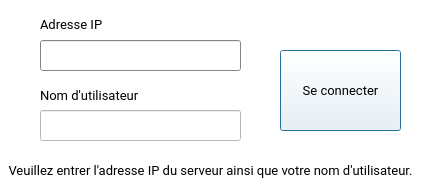
<?xml version="1.0" encoding="UTF-8"?>
<ui version="4.0">
 <class>DialogConnexion</class>
 <widget class="QDialog" name="DialogConnexion">
  <property name="enabled">
   <bool>true</bool>
  </property>
  <property name="geometry">
   <rect>
    <x>0</x>
    <y>0</y>
    <width>422</width>
    <height>191</height>
   </rect>
  </property>
  <property name="sizePolicy">
   <sizepolicy hsizetype="Fixed" vsizetype="Fixed">
    <horstretch>0</horstretch>
    <verstretch>0</verstretch>
   </sizepolicy>
  </property>
  <property name="minimumSize">
   <size>
    <width>422</width>
    <height>191</height>
   </size>
  </property>
  <property name="maximumSize">
   <size>
    <width>422</width>
    <height>191</height>
   </size>
  </property>
  <property name="palette">
   <palette>
    <active>
     <colorrole role="WindowText">
      <brush brushstyle="SolidPattern">
       <color alpha="255">
        <red>0</red>
        <green>0</green>
        <blue>0</blue>
       </color>
      </brush>
     </colorrole>
     <colorrole role="Button">
      <brush brushstyle="SolidPattern">
       <color alpha="255">
        <red>255</red>
        <green>255</green>
        <blue>255</blue>
       </color>
      </brush>
     </colorrole>
     <colorrole role="Light">
      <brush brushstyle="SolidPattern">
       <color alpha="255">
        <red>255</red>
        <green>255</green>
        <blue>255</blue>
       </color>
      </brush>
     </colorrole>
     <colorrole role="Midlight">
      <brush brushstyle="SolidPattern">
       <color alpha="255">
        <red>255</red>
        <green>255</green>
        <blue>255</blue>
       </color>
      </brush>
     </colorrole>
     <colorrole role="Dark">
      <brush brushstyle="SolidPattern">
       <color alpha="255">
        <red>127</red>
        <green>127</green>
        <blue>127</blue>
       </color>
      </brush>
     </colorrole>
     <colorrole role="Mid">
      <brush brushstyle="SolidPattern">
       <color alpha="255">
        <red>170</red>
        <green>170</green>
        <blue>170</blue>
       </color>
      </brush>
     </colorrole>
     <colorrole role="Text">
      <brush brushstyle="SolidPattern">
       <color alpha="255">
        <red>0</red>
        <green>0</green>
        <blue>0</blue>
       </color>
      </brush>
     </colorrole>
     <colorrole role="BrightText">
      <brush brushstyle="SolidPattern">
       <color alpha="255">
        <red>255</red>
        <green>255</green>
        <blue>255</blue>
       </color>
      </brush>
     </colorrole>
     <colorrole role="ButtonText">
      <brush brushstyle="SolidPattern">
       <color alpha="255">
        <red>0</red>
        <green>0</green>
        <blue>0</blue>
       </color>
      </brush>
     </colorrole>
     <colorrole role="Base">
      <brush brushstyle="SolidPattern">
       <color alpha="255">
        <red>255</red>
        <green>255</green>
        <blue>255</blue>
       </color>
      </brush>
     </colorrole>
     <colorrole role="Window">
      <brush brushstyle="SolidPattern">
       <color alpha="255">
        <red>255</red>
        <green>255</green>
        <blue>255</blue>
       </color>
      </brush>
     </colorrole>
     <colorrole role="Shadow">
      <brush brushstyle="SolidPattern">
       <color alpha="255">
        <red>0</red>
        <green>0</green>
        <blue>0</blue>
       </color>
      </brush>
     </colorrole>
     <colorrole role="AlternateBase">
      <brush brushstyle="SolidPattern">
       <color alpha="255">
        <red>255</red>
        <green>255</green>
        <blue>255</blue>
       </color>
      </brush>
     </colorrole>
     <colorrole role="ToolTipBase">
      <brush brushstyle="SolidPattern">
       <color alpha="255">
        <red>255</red>
        <green>255</green>
        <blue>220</blue>
       </color>
      </brush>
     </colorrole>
     <colorrole role="ToolTipText">
      <brush brushstyle="SolidPattern">
       <color alpha="255">
        <red>0</red>
        <green>0</green>
        <blue>0</blue>
       </color>
      </brush>
     </colorrole>
     <colorrole role="PlaceholderText">
      <brush brushstyle="SolidPattern">
       <color alpha="128">
        <red>0</red>
        <green>0</green>
        <blue>0</blue>
       </color>
      </brush>
     </colorrole>
    </active>
    <inactive>
     <colorrole role="WindowText">
      <brush brushstyle="SolidPattern">
       <color alpha="255">
        <red>0</red>
        <green>0</green>
        <blue>0</blue>
       </color>
      </brush>
     </colorrole>
     <colorrole role="Button">
      <brush brushstyle="SolidPattern">
       <color alpha="255">
        <red>255</red>
        <green>255</green>
        <blue>255</blue>
       </color>
      </brush>
     </colorrole>
     <colorrole role="Light">
      <brush brushstyle="SolidPattern">
       <color alpha="255">
        <red>255</red>
        <green>255</green>
        <blue>255</blue>
       </color>
      </brush>
     </colorrole>
     <colorrole role="Midlight">
      <brush brushstyle="SolidPattern">
       <color alpha="255">
        <red>255</red>
        <green>255</green>
        <blue>255</blue>
       </color>
      </brush>
     </colorrole>
     <colorrole role="Dark">
      <brush brushstyle="SolidPattern">
       <color alpha="255">
        <red>127</red>
        <green>127</green>
        <blue>127</blue>
       </color>
      </brush>
     </colorrole>
     <colorrole role="Mid">
      <brush brushstyle="SolidPattern">
       <color alpha="255">
        <red>170</red>
        <green>170</green>
        <blue>170</blue>
       </color>
      </brush>
     </colorrole>
     <colorrole role="Text">
      <brush brushstyle="SolidPattern">
       <color alpha="255">
        <red>0</red>
        <green>0</green>
        <blue>0</blue>
       </color>
      </brush>
     </colorrole>
     <colorrole role="BrightText">
      <brush brushstyle="SolidPattern">
       <color alpha="255">
        <red>255</red>
        <green>255</green>
        <blue>255</blue>
       </color>
      </brush>
     </colorrole>
     <colorrole role="ButtonText">
      <brush brushstyle="SolidPattern">
       <color alpha="255">
        <red>0</red>
        <green>0</green>
        <blue>0</blue>
       </color>
      </brush>
     </colorrole>
     <colorrole role="Base">
      <brush brushstyle="SolidPattern">
       <color alpha="255">
        <red>255</red>
        <green>255</green>
        <blue>255</blue>
       </color>
      </brush>
     </colorrole>
     <colorrole role="Window">
      <brush brushstyle="SolidPattern">
       <color alpha="255">
        <red>255</red>
        <green>255</green>
        <blue>255</blue>
       </color>
      </brush>
     </colorrole>
     <colorrole role="Shadow">
      <brush brushstyle="SolidPattern">
       <color alpha="255">
        <red>0</red>
        <green>0</green>
        <blue>0</blue>
       </color>
      </brush>
     </colorrole>
     <colorrole role="AlternateBase">
      <brush brushstyle="SolidPattern">
       <color alpha="255">
        <red>255</red>
        <green>255</green>
        <blue>255</blue>
       </color>
      </brush>
     </colorrole>
     <colorrole role="ToolTipBase">
      <brush brushstyle="SolidPattern">
       <color alpha="255">
        <red>255</red>
        <green>255</green>
        <blue>220</blue>
       </color>
      </brush>
     </colorrole>
     <colorrole role="ToolTipText">
      <brush brushstyle="SolidPattern">
       <color alpha="255">
        <red>0</red>
        <green>0</green>
        <blue>0</blue>
       </color>
      </brush>
     </colorrole>
     <colorrole role="PlaceholderText">
      <brush brushstyle="SolidPattern">
       <color alpha="128">
        <red>0</red>
        <green>0</green>
        <blue>0</blue>
       </color>
      </brush>
     </colorrole>
    </inactive>
    <disabled>
     <colorrole role="WindowText">
      <brush brushstyle="SolidPattern">
       <color alpha="255">
        <red>127</red>
        <green>127</green>
        <blue>127</blue>
       </color>
      </brush>
     </colorrole>
     <colorrole role="Button">
      <brush brushstyle="SolidPattern">
       <color alpha="255">
        <red>255</red>
        <green>255</green>
        <blue>255</blue>
       </color>
      </brush>
     </colorrole>
     <colorrole role="Light">
      <brush brushstyle="SolidPattern">
       <color alpha="255">
        <red>255</red>
        <green>255</green>
        <blue>255</blue>
       </color>
      </brush>
     </colorrole>
     <colorrole role="Midlight">
      <brush brushstyle="SolidPattern">
       <color alpha="255">
        <red>255</red>
        <green>255</green>
        <blue>255</blue>
       </color>
      </brush>
     </colorrole>
     <colorrole role="Dark">
      <brush brushstyle="SolidPattern">
       <color alpha="255">
        <red>127</red>
        <green>127</green>
        <blue>127</blue>
       </color>
      </brush>
     </colorrole>
     <colorrole role="Mid">
      <brush brushstyle="SolidPattern">
       <color alpha="255">
        <red>170</red>
        <green>170</green>
        <blue>170</blue>
       </color>
      </brush>
     </colorrole>
     <colorrole role="Text">
      <brush brushstyle="SolidPattern">
       <color alpha="255">
        <red>127</red>
        <green>127</green>
        <blue>127</blue>
       </color>
      </brush>
     </colorrole>
     <colorrole role="BrightText">
      <brush brushstyle="SolidPattern">
       <color alpha="255">
        <red>255</red>
        <green>255</green>
        <blue>255</blue>
       </color>
      </brush>
     </colorrole>
     <colorrole role="ButtonText">
      <brush brushstyle="SolidPattern">
       <color alpha="255">
        <red>127</red>
        <green>127</green>
        <blue>127</blue>
       </color>
      </brush>
     </colorrole>
     <colorrole role="Base">
      <brush brushstyle="SolidPattern">
       <color alpha="255">
        <red>255</red>
        <green>255</green>
        <blue>255</blue>
       </color>
      </brush>
     </colorrole>
     <colorrole role="Window">
      <brush brushstyle="SolidPattern">
       <color alpha="255">
        <red>255</red>
        <green>255</green>
        <blue>255</blue>
       </color>
      </brush>
     </colorrole>
     <colorrole role="Shadow">
      <brush brushstyle="SolidPattern">
       <color alpha="255">
        <red>0</red>
        <green>0</green>
        <blue>0</blue>
       </color>
      </brush>
     </colorrole>
     <colorrole role="AlternateBase">
      <brush brushstyle="SolidPattern">
       <color alpha="255">
        <red>255</red>
        <green>255</green>
        <blue>255</blue>
       </color>
      </brush>
     </colorrole>
     <colorrole role="ToolTipBase">
      <brush brushstyle="SolidPattern">
       <color alpha="255">
        <red>255</red>
        <green>255</green>
        <blue>220</blue>
       </color>
      </brush>
     </colorrole>
     <colorrole role="ToolTipText">
      <brush brushstyle="SolidPattern">
       <color alpha="255">
        <red>0</red>
        <green>0</green>
        <blue>0</blue>
       </color>
      </brush>
     </colorrole>
     <colorrole role="PlaceholderText">
      <brush brushstyle="SolidPattern">
       <color alpha="128">
        <red>0</red>
        <green>0</green>
        <blue>0</blue>
       </color>
      </brush>
     </colorrole>
    </disabled>
   </palette>
  </property>
  <property name="font">
   <font>
    <family>Roboto</family>
    <pointsize>10</pointsize>
   </font>
  </property>
  <property name="windowTitle">
   <string>Se connecter au serveur de jeu Cuiz++</string>
  </property>
  <property name="windowIcon">
   <iconset>
    <normaloff>./data/img/logo/logo.png</normaloff>./data/img/logo/logo.png</iconset>
  </property>
  <widget class="QPushButton" name="connecterBouton">
   <property name="geometry">
    <rect>
     <x>280</x>
     <y>50</y>
     <width>121</width>
     <height>81</height>
    </rect>
   </property>
   <property name="font">
    <font>
     <family>Roboto</family>
     <pointsize>10</pointsize>
     <weight>50</weight>
     <bold>false</bold>
     <stylestrategy>PreferAntialias</stylestrategy>
     <kerning>true</kerning>
    </font>
   </property>
   <property name="text">
    <string>Se connecter</string>
   </property>
   <property name="autoDefault">
    <bool>false</bool>
   </property>
   <property name="default">
    <bool>true</bool>
   </property>
  </widget>
  <widget class="QLineEdit" name="ipInput">
   <property name="geometry">
    <rect>
     <x>40</x>
     <y>40</y>
     <width>201</width>
     <height>31</height>
    </rect>
   </property>
   <property name="palette">
    <palette>
     <active>
      <colorrole role="WindowText">
       <brush brushstyle="SolidPattern">
        <color alpha="255">
         <red>0</red>
         <green>0</green>
         <blue>0</blue>
        </color>
       </brush>
      </colorrole>
      <colorrole role="Button">
       <brush brushstyle="SolidPattern">
        <color alpha="255">
         <red>185</red>
         <green>185</green>
         <blue>185</blue>
        </color>
       </brush>
      </colorrole>
      <colorrole role="Light">
       <brush brushstyle="SolidPattern">
        <color alpha="255">
         <red>255</red>
         <green>255</green>
         <blue>255</blue>
        </color>
       </brush>
      </colorrole>
      <colorrole role="Midlight">
       <brush brushstyle="SolidPattern">
        <color alpha="255">
         <red>220</red>
         <green>220</green>
         <blue>220</blue>
        </color>
       </brush>
      </colorrole>
      <colorrole role="Dark">
       <brush brushstyle="SolidPattern">
        <color alpha="255">
         <red>92</red>
         <green>92</green>
         <blue>92</blue>
        </color>
       </brush>
      </colorrole>
      <colorrole role="Mid">
       <brush brushstyle="SolidPattern">
        <color alpha="255">
         <red>123</red>
         <green>123</green>
         <blue>123</blue>
        </color>
       </brush>
      </colorrole>
      <colorrole role="Text">
       <brush brushstyle="SolidPattern">
        <color alpha="255">
         <red>0</red>
         <green>0</green>
         <blue>0</blue>
        </color>
       </brush>
      </colorrole>
      <colorrole role="BrightText">
       <brush brushstyle="SolidPattern">
        <color alpha="255">
         <red>255</red>
         <green>255</green>
         <blue>255</blue>
        </color>
       </brush>
      </colorrole>
      <colorrole role="ButtonText">
       <brush brushstyle="SolidPattern">
        <color alpha="255">
         <red>0</red>
         <green>0</green>
         <blue>0</blue>
        </color>
       </brush>
      </colorrole>
      <colorrole role="Base">
       <brush brushstyle="SolidPattern">
        <color alpha="255">
         <red>255</red>
         <green>255</green>
         <blue>255</blue>
        </color>
       </brush>
      </colorrole>
      <colorrole role="Window">
       <brush brushstyle="SolidPattern">
        <color alpha="255">
         <red>185</red>
         <green>185</green>
         <blue>185</blue>
        </color>
       </brush>
      </colorrole>
      <colorrole role="Shadow">
       <brush brushstyle="SolidPattern">
        <color alpha="255">
         <red>0</red>
         <green>0</green>
         <blue>0</blue>
        </color>
       </brush>
      </colorrole>
      <colorrole role="AlternateBase">
       <brush brushstyle="SolidPattern">
        <color alpha="255">
         <red>220</red>
         <green>220</green>
         <blue>220</blue>
        </color>
       </brush>
      </colorrole>
      <colorrole role="ToolTipBase">
       <brush brushstyle="SolidPattern">
        <color alpha="255">
         <red>255</red>
         <green>255</green>
         <blue>220</blue>
        </color>
       </brush>
      </colorrole>
      <colorrole role="ToolTipText">
       <brush brushstyle="SolidPattern">
        <color alpha="255">
         <red>0</red>
         <green>0</green>
         <blue>0</blue>
        </color>
       </brush>
      </colorrole>
      <colorrole role="PlaceholderText">
       <brush brushstyle="SolidPattern">
        <color alpha="128">
         <red>0</red>
         <green>0</green>
         <blue>0</blue>
        </color>
       </brush>
      </colorrole>
     </active>
     <inactive>
      <colorrole role="WindowText">
       <brush brushstyle="SolidPattern">
        <color alpha="255">
         <red>0</red>
         <green>0</green>
         <blue>0</blue>
        </color>
       </brush>
      </colorrole>
      <colorrole role="Button">
       <brush brushstyle="SolidPattern">
        <color alpha="255">
         <red>185</red>
         <green>185</green>
         <blue>185</blue>
        </color>
       </brush>
      </colorrole>
      <colorrole role="Light">
       <brush brushstyle="SolidPattern">
        <color alpha="255">
         <red>255</red>
         <green>255</green>
         <blue>255</blue>
        </color>
       </brush>
      </colorrole>
      <colorrole role="Midlight">
       <brush brushstyle="SolidPattern">
        <color alpha="255">
         <red>220</red>
         <green>220</green>
         <blue>220</blue>
        </color>
       </brush>
      </colorrole>
      <colorrole role="Dark">
       <brush brushstyle="SolidPattern">
        <color alpha="255">
         <red>92</red>
         <green>92</green>
         <blue>92</blue>
        </color>
       </brush>
      </colorrole>
      <colorrole role="Mid">
       <brush brushstyle="SolidPattern">
        <color alpha="255">
         <red>123</red>
         <green>123</green>
         <blue>123</blue>
        </color>
       </brush>
      </colorrole>
      <colorrole role="Text">
       <brush brushstyle="SolidPattern">
        <color alpha="255">
         <red>0</red>
         <green>0</green>
         <blue>0</blue>
        </color>
       </brush>
      </colorrole>
      <colorrole role="BrightText">
       <brush brushstyle="SolidPattern">
        <color alpha="255">
         <red>255</red>
         <green>255</green>
         <blue>255</blue>
        </color>
       </brush>
      </colorrole>
      <colorrole role="ButtonText">
       <brush brushstyle="SolidPattern">
        <color alpha="255">
         <red>0</red>
         <green>0</green>
         <blue>0</blue>
        </color>
       </brush>
      </colorrole>
      <colorrole role="Base">
       <brush brushstyle="SolidPattern">
        <color alpha="255">
         <red>255</red>
         <green>255</green>
         <blue>255</blue>
        </color>
       </brush>
      </colorrole>
      <colorrole role="Window">
       <brush brushstyle="SolidPattern">
        <color alpha="255">
         <red>185</red>
         <green>185</green>
         <blue>185</blue>
        </color>
       </brush>
      </colorrole>
      <colorrole role="Shadow">
       <brush brushstyle="SolidPattern">
        <color alpha="255">
         <red>0</red>
         <green>0</green>
         <blue>0</blue>
        </color>
       </brush>
      </colorrole>
      <colorrole role="AlternateBase">
       <brush brushstyle="SolidPattern">
        <color alpha="255">
         <red>220</red>
         <green>220</green>
         <blue>220</blue>
        </color>
       </brush>
      </colorrole>
      <colorrole role="ToolTipBase">
       <brush brushstyle="SolidPattern">
        <color alpha="255">
         <red>255</red>
         <green>255</green>
         <blue>220</blue>
        </color>
       </brush>
      </colorrole>
      <colorrole role="ToolTipText">
       <brush brushstyle="SolidPattern">
        <color alpha="255">
         <red>0</red>
         <green>0</green>
         <blue>0</blue>
        </color>
       </brush>
      </colorrole>
      <colorrole role="PlaceholderText">
       <brush brushstyle="SolidPattern">
        <color alpha="128">
         <red>0</red>
         <green>0</green>
         <blue>0</blue>
        </color>
       </brush>
      </colorrole>
     </inactive>
     <disabled>
      <colorrole role="WindowText">
       <brush brushstyle="SolidPattern">
        <color alpha="255">
         <red>92</red>
         <green>92</green>
         <blue>92</blue>
        </color>
       </brush>
      </colorrole>
      <colorrole role="Button">
       <brush brushstyle="SolidPattern">
        <color alpha="255">
         <red>185</red>
         <green>185</green>
         <blue>185</blue>
        </color>
       </brush>
      </colorrole>
      <colorrole role="Light">
       <brush brushstyle="SolidPattern">
        <color alpha="255">
         <red>255</red>
         <green>255</green>
         <blue>255</blue>
        </color>
       </brush>
      </colorrole>
      <colorrole role="Midlight">
       <brush brushstyle="SolidPattern">
        <color alpha="255">
         <red>220</red>
         <green>220</green>
         <blue>220</blue>
        </color>
       </brush>
      </colorrole>
      <colorrole role="Dark">
       <brush brushstyle="SolidPattern">
        <color alpha="255">
         <red>92</red>
         <green>92</green>
         <blue>92</blue>
        </color>
       </brush>
      </colorrole>
      <colorrole role="Mid">
       <brush brushstyle="SolidPattern">
        <color alpha="255">
         <red>123</red>
         <green>123</green>
         <blue>123</blue>
        </color>
       </brush>
      </colorrole>
      <colorrole role="Text">
       <brush brushstyle="SolidPattern">
        <color alpha="255">
         <red>92</red>
         <green>92</green>
         <blue>92</blue>
        </color>
       </brush>
      </colorrole>
      <colorrole role="BrightText">
       <brush brushstyle="SolidPattern">
        <color alpha="255">
         <red>255</red>
         <green>255</green>
         <blue>255</blue>
        </color>
       </brush>
      </colorrole>
      <colorrole role="ButtonText">
       <brush brushstyle="SolidPattern">
        <color alpha="255">
         <red>92</red>
         <green>92</green>
         <blue>92</blue>
        </color>
       </brush>
      </colorrole>
      <colorrole role="Base">
       <brush brushstyle="SolidPattern">
        <color alpha="255">
         <red>185</red>
         <green>185</green>
         <blue>185</blue>
        </color>
       </brush>
      </colorrole>
      <colorrole role="Window">
       <brush brushstyle="SolidPattern">
        <color alpha="255">
         <red>185</red>
         <green>185</green>
         <blue>185</blue>
        </color>
       </brush>
      </colorrole>
      <colorrole role="Shadow">
       <brush brushstyle="SolidPattern">
        <color alpha="255">
         <red>0</red>
         <green>0</green>
         <blue>0</blue>
        </color>
       </brush>
      </colorrole>
      <colorrole role="AlternateBase">
       <brush brushstyle="SolidPattern">
        <color alpha="255">
         <red>185</red>
         <green>185</green>
         <blue>185</blue>
        </color>
       </brush>
      </colorrole>
      <colorrole role="ToolTipBase">
       <brush brushstyle="SolidPattern">
        <color alpha="255">
         <red>255</red>
         <green>255</green>
         <blue>220</blue>
        </color>
       </brush>
      </colorrole>
      <colorrole role="ToolTipText">
       <brush brushstyle="SolidPattern">
        <color alpha="255">
         <red>0</red>
         <green>0</green>
         <blue>0</blue>
        </color>
       </brush>
      </colorrole>
      <colorrole role="PlaceholderText">
       <brush brushstyle="SolidPattern">
        <color alpha="128">
         <red>0</red>
         <green>0</green>
         <blue>0</blue>
        </color>
       </brush>
      </colorrole>
     </disabled>
    </palette>
   </property>
   <property name="text">
    <string/>
   </property>
   <property name="placeholderText">
    <string/>
   </property>
  </widget>
  <widget class="QLineEdit" name="nomUtilisateurInput">
   <property name="geometry">
    <rect>
     <x>40</x>
     <y>110</y>
     <width>201</width>
     <height>31</height>
    </rect>
   </property>
   <property name="text">
    <string/>
   </property>
   <property name="maxLength">
    <number>12</number>
   </property>
   <property name="placeholderText">
    <string/>
   </property>
  </widget>
  <widget class="QLabel" name="messageLabel">
   <property name="geometry">
    <rect>
     <x>0</x>
     <y>150</y>
     <width>421</width>
     <height>41</height>
    </rect>
   </property>
   <property name="text">
    <string>Veuillez entrer l'adresse IP du serveur ainsi que votre nom d'utilisateur.</string>
   </property>
   <property name="alignment">
    <set>Qt::AlignCenter</set>
   </property>
  </widget>
  <widget class="QLabel" name="adresseLabel">
   <property name="geometry">
    <rect>
     <x>40</x>
     <y>9</y>
     <width>201</width>
     <height>31</height>
    </rect>
   </property>
   <property name="text">
    <string>Adresse IP</string>
   </property>
  </widget>
  <widget class="QLabel" name="nomUtilisateurLabel">
   <property name="geometry">
    <rect>
     <x>40</x>
     <y>80</y>
     <width>201</width>
     <height>31</height>
    </rect>
   </property>
   <property name="text">
    <string>Nom d'utilisateur</string>
   </property>
  </widget>
 </widget>
 <resources/>
 <connections/>
</ui>
